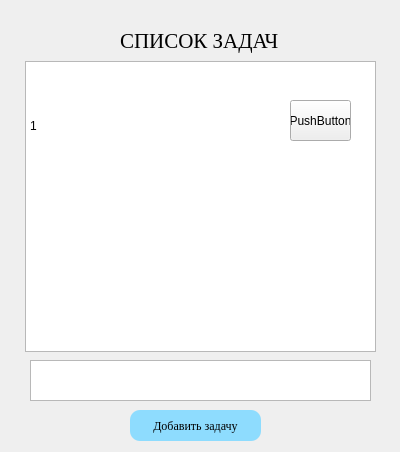
<?xml version="1.0" encoding="UTF-8"?>
<ui version="4.0">
 <class>Form</class>
 <widget class="QWidget" name="Form">
  <property name="geometry">
   <rect>
    <x>0</x>
    <y>0</y>
    <width>400</width>
    <height>452</height>
   </rect>
  </property>
  <property name="windowTitle">
   <string>Form</string>
  </property>
  <property name="styleSheet">
   <string notr="true"/>
  </property>
  <widget class="QLabel" name="label">
   <property name="geometry">
    <rect>
     <x>120</x>
     <y>20</y>
     <width>171</width>
     <height>41</height>
    </rect>
   </property>
   <property name="font">
    <font>
     <family>Georgia</family>
     <pointsize>16</pointsize>
    </font>
   </property>
   <property name="layoutDirection">
    <enum>Qt::LeftToRight</enum>
   </property>
   <property name="text">
    <string>СПИСОК ЗАДАЧ</string>
   </property>
  </widget>
  <widget class="QTextEdit" name="textEdit">
   <property name="geometry">
    <rect>
     <x>30</x>
     <y>360</y>
     <width>341</width>
     <height>41</height>
    </rect>
   </property>
  </widget>
  <widget class="QPushButton" name="pushButton">
   <property name="geometry">
    <rect>
     <x>130</x>
     <y>410</y>
     <width>131</width>
     <height>31</height>
    </rect>
   </property>
   <property name="font">
    <font>
     <family>Georgia</family>
    </font>
   </property>
   <property name="styleSheet">
    <string notr="true">QPushButton {
	border-radius: 10px;
	background-color: #8EDCFE
}

QPushButton:hover{
	background-color: rgb(0, 255, 255)
}</string>
   </property>
   <property name="text">
    <string>Добавить задачу</string>
   </property>
  </widget>
  <widget class="QListWidget" name="listWidget">
   <property name="geometry">
    <rect>
     <x>25</x>
     <y>61</y>
     <width>351</width>
     <height>291</height>
    </rect>
   </property>
  </widget>
  <widget class="QLabel" name="label_2">
   <property name="geometry">
    <rect>
     <x>30</x>
     <y>110</y>
     <width>221</width>
     <height>31</height>
    </rect>
   </property>
   <property name="text">
    <string>1</string>
   </property>
  </widget>
  <widget class="QPushButton" name="pushButton_2">
   <property name="geometry">
    <rect>
     <x>290</x>
     <y>100</y>
     <width>61</width>
     <height>41</height>
    </rect>
   </property>
   <property name="text">
    <string>PushButton</string>
   </property>
  </widget>
 </widget>
 <resources/>
 <connections/>
</ui>
